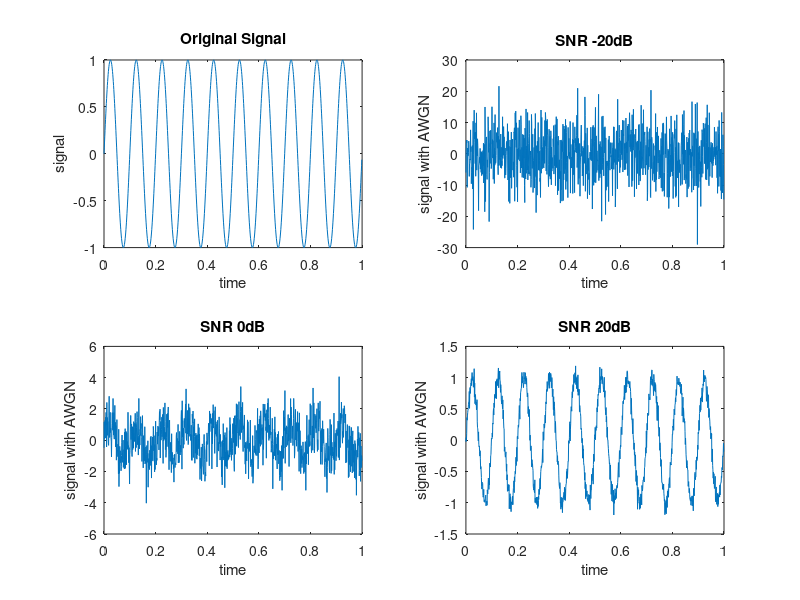

The MATLAB script that drew this image:
clc;
clear all;
close all;

%Parameters
Fs=1000; %sampling frequency
T=1;     %signal duration
t=0:1/Fs:T-1/Fs; %Time Vector

%Signal generation

%Sinusoidal
f_signal=10; %frequency of signal (Hz)
A_signal= 1; %amplitude of signal
signal= A_signal * sin(2*pi*f_signal*t);
subplot(2,2,1);
plot(t,signal);
title('Original Signal');
xlabel('time');
ylabel('signal');

%Noise Generation
SNR_dB=-20;
noise_power= var(signal)/(10^(SNR_dB/10));
noise= sqrt(noise_power)* randn(size(t));

%Add noise to signal
noisy_signal1= signal+noise;


%SNR = -20dB
subplot(2,2,2);
plot(t,noisy_signal1);
title('SNR -20dB');
xlabel('time');
ylabel('signal with AWGN');

%SNR = 0dB
SNR_dB = 0;
noisy_signal2= awgn(signal,SNR_dB);
subplot(2,2,3);
plot(t,noisy_signal2);
title('SNR 0dB');
xlabel('time');
ylabel('signal with AWGN');

%SNR = 20dB
SNR_dB = 20;
noisy_signal3= awgn(signal,SNR_dB);
subplot(2,2,4);
plot(t,noisy_signal3);
title('SNR 20dB');
xlabel('time');
ylabel('signal with AWGN');